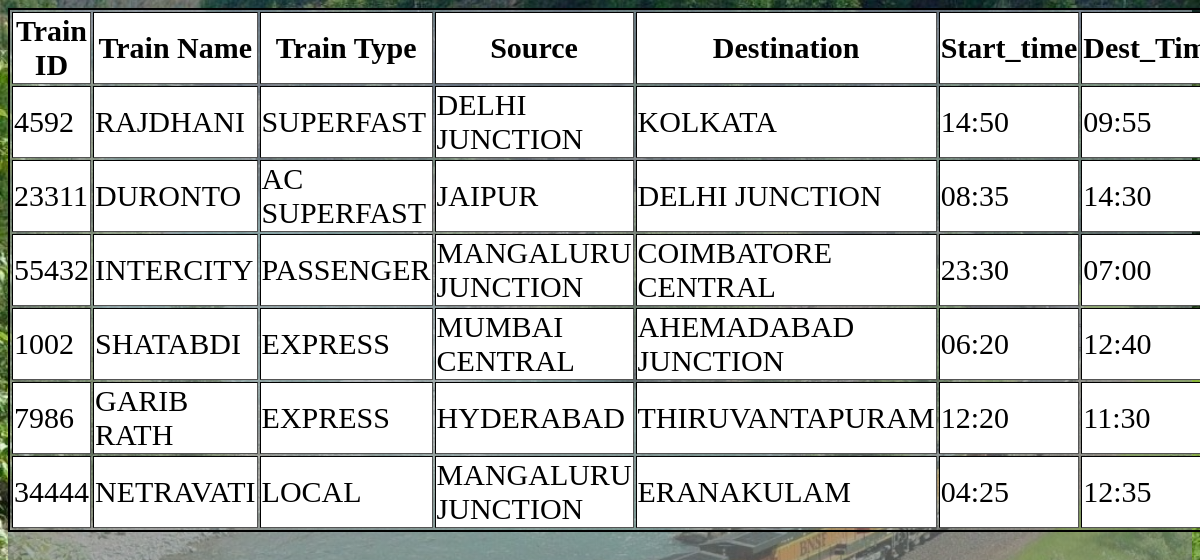
The page /train.php on the database its author committed.
### tables this page shows
CREATE TABLE SCHEDULE(
    SCHEDULE_ID INT NOT NULL,
    SOURCE VARCHAR(30),
    DESTINATION VARCHAR(30),
    START_TIME VARCHAR(10),
    END_TIME VARCHAR(10),
    TRAIN_ID INT,
    PRIMARY KEY(SCHEDULE_ID),
    FOREIGN KEY(TRAIN_ID) REFERENCES TRAIN(T_ID)
);

CREATE TABLE TRAIN(
    T_ID INT NOT NULL,
    T_NAME VARCHAR(30),
    T_TYPE VARCHAR(20),
    PRIMARY KEY(T_ID)
);

### train.php (the view, shortened to what this page needs)
<html>
<head>
</head>
<body>
<?php
include("connection.php");
$query = "SELECT * FROM train,schedule WHERE T_ID=TRAIN_ID";
$result=mysqli_query($conn,$query);
echo '<table border="1" style="width:100%">
<tr>
  <th bgcolor="white" style="font-size:30px">Train ID</th>
  <th bgcolor="white" style="font-size:30px">Train Name</th>
  <th bgcolor="white" style="font-size:30px">Train Type</th>
  <th bgcolor="white" style="font-size:30px">Source</th>
  <th bgcolor="white" style="font-size:30px">Destination</th>
  <th bgcolor="white" style="font-size:30px">Start_time</th>
  <th bgcolor="white" style="font-size:30px">Dest_Time</th>
</tr>';
while($row=mysqli_fetch_array($result)){
echo '<tr>
                  <td bgcolor="white" style="font-size:30px">'.$row["TRAIN_ID"].'</td>
                  <td bgcolor="white" style="font-size:30px">'.$row["T_NAME"].'</td>
                  <td bgcolor="white" style="font-size:30px">'.$row["T_TYPE"].'</td>
				  <td bgcolor="white" style="font-size:30px">'.$row["SOURCE"].'</td>
                  <td bgcolor="white" style="font-size:30px">'.$row["DESTINATION"].'</td>
                  <td bgcolor="white" style="font-size:30px">'.$row["START_TIME"].'</td>
				  <td bgcolor="white" style="font-size:30px">'.$row["END_TIME"].'</td>
         </tr>';
}
?>
</body>
</html>

### style.css (style rules this page uses)
body { background-image: linear-gradient(rgba(162, 170, 183, 0.6),rgba(108, 109, 104, 0.6)),url(bg4.jpg); height: 100vh; background-size: cover; background-position: center; }

### train.php (style rules this page uses)
table { border-style:solid; border-width:2px; border-color:black; }
html { background: url(img/bg4.jpg) no-repeat center center fixed; -webkit-background-size: cover; -moz-background-size: cover; -o-background-size: cover; background-size: cover; }

### rows shown on the page
schedule: TRAIN_ID "4592", TRAIN_ID.T_NAME "RAJDHANI", TRAIN_ID.T_TYPE "SUPERFAST", SOURCE "DELHI JUNCTION", DESTINATION "KOLKATA", START_TIME "14:50", END_TIME "09:55"
schedule: TRAIN_ID "23311", TRAIN_ID.T_NAME "DURONTO", TRAIN_ID.T_TYPE "AC SUPERFAST", SOURCE "JAIPUR", DESTINATION "DELHI JUNCTION", START_TIME "08:35", END_TIME "14:30"
schedule: TRAIN_ID "55432", TRAIN_ID.T_NAME "INTERCITY", TRAIN_ID.T_TYPE "PASSENGER", SOURCE "MANGALURU JUNCTION", DESTINATION "COIMBATORE CENTRAL", START_TIME "23:30", END_TIME "07:00"
schedule: TRAIN_ID "1002", TRAIN_ID.T_NAME "SHATABDI", TRAIN_ID.T_TYPE "EXPRESS", SOURCE "MUMBAI CENTRAL", DESTINATION "AHEMADABAD JUNCTION", START_TIME "06:20", END_TIME "12:40"
schedule: TRAIN_ID "7986", TRAIN_ID.T_NAME "GARIB RATH", TRAIN_ID.T_TYPE "EXPRESS", SOURCE "HYDERABAD", DESTINATION "THIRUVANTAPURAM", START_TIME "12:20", END_TIME "11:30"
schedule: TRAIN_ID "34444", TRAIN_ID.T_NAME "NETRAVATI", TRAIN_ID.T_TYPE "LOCAL", SOURCE "MANGALURU JUNCTION", DESTINATION "ERANAKULAM", START_TIME "04:25", END_TIME "12:35"
